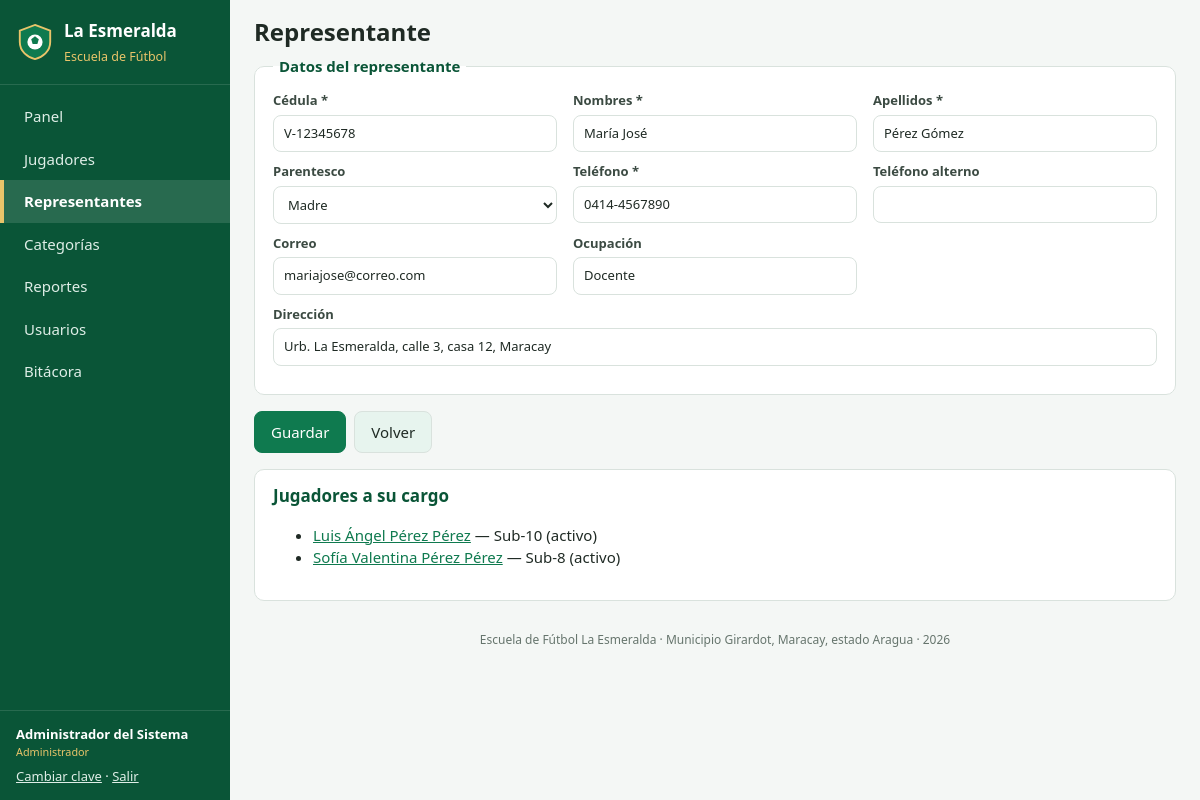
The app's page /representante_form.php?id=1 (signed in) with its own data.
### tables this page shows
CREATE TABLE representantes (
  id           INT UNSIGNED AUTO_INCREMENT PRIMARY KEY,
  cedula       VARCHAR(15)  NOT NULL UNIQUE,
  nombres      VARCHAR(80)  NOT NULL,
  apellidos    VARCHAR(80)  NOT NULL,
  parentesco   VARCHAR(30)  NOT NULL DEFAULT 'Madre',
  telefono     VARCHAR(20)  NOT NULL,
  telefono_alt VARCHAR(20)  NULL,
  correo       VARCHAR(120) NULL,
  direccion    VARCHAR(255) NULL,
  ocupacion    VARCHAR(80)  NULL,
  creado_en    DATETIME NOT NULL DEFAULT CURRENT_TIMESTAMP
);

CREATE TABLE jugadores (
  id                    INT UNSIGNED AUTO_INCREMENT PRIMARY KEY,
  cedula                VARCHAR(20)  NULL UNIQUE COMMENT 'Cédula o cédula escolar',
  nombres               VARCHAR(80)  NOT NULL,
  apellidos             VARCHAR(80)  NOT NULL,
  fecha_nacimiento      DATE         NOT NULL,
  sexo                  ENUM('M','F') NOT NULL,
  lugar_nacimiento      VARCHAR(100) NULL,
  direccion             VARCHAR(255) NULL,
  telefono              VARCHAR(20)  NULL,
  institucion_educativa VARCHAR(120) NULL,
  grado                 VARCHAR(30)  NULL,
  posicion              ENUM('Portero','Defensa','Mediocampista','Delantero','Por definir') NOT NULL DEFAULT 'Por definir',
  pie_dominante         ENUM('Derecho','Izquierdo','Ambos') NOT NULL DEFAULT 'Derecho',
  numero_camiseta       TINYINT UNSIGNED NULL,
  talla_camisa          VARCHAR(5)   NULL,
  tipo_sangre           ENUM('A+','A-','B+','B-','AB+','AB-','O+','O-','No sabe') NOT NULL DEFAULT 'No sabe',
  alergias              VARCHAR(255) NULL,
  condicion_medica      VARCHAR(255) NULL,
  peso                  DECIMAL(5,2) NULL COMMENT 'kg',
  estatura              DECIMAL(4,2) NULL COMMENT 'metros',
  foto                  VARCHAR(120) NULL,
  categoria_id          INT UNSIGNED NULL,
  representante_id      INT UNSIGNED NULL,
  fecha_inscripcion     DATE NOT NULL,
  estado                ENUM('activo','inactivo','retirado') NOT NULL DEFAULT 'activo',
  observaciones         TEXT NULL,
  creado_por            INT UNSIGNED NULL,
  creado_en             DATETIME NOT NULL DEFAULT CURRENT_TIMESTAMP,
  actualizado_en        DATETIME NULL ON UPDATE CURRENT_TIMESTAMP,
  CONSTRAINT fk_jug_categoria     FOREIGN KEY (categoria_id)     REFERENCES categorias(id)     ON UPDATE CASCADE ON DELETE SET NULL,
  CONSTRAINT fk_jug_representante FOREIGN KEY (representante_id) REFERENCES representantes(id) ON UPDATE CASCADE ON DELETE SET NULL,
  CONSTRAINT fk_jug_usuario       FOREIGN KEY (creado_por)       REFERENCES usuarios(id)       ON UPDATE CASCADE ON DELETE SET NULL,
  INDEX idx_jug_nombre (apellidos, nombres),
  INDEX idx_jug_estado (estado)
);

CREATE TABLE categorias (
  id          INT UNSIGNED AUTO_INCREMENT PRIMARY KEY,
  nombre      VARCHAR(30)  NOT NULL UNIQUE,
  edad_min    TINYINT UNSIGNED NOT NULL,
  edad_max    TINYINT UNSIGNED NOT NULL,
  horario     VARCHAR(120) NULL,
  entrenador  VARCHAR(100) NULL,
  descripcion VARCHAR(255) NULL
);

### includes/init.php (called while the page is built, shortened)
<?php
function db(): PDO
{
    static $pdo = null;
    if ($pdo === null) {
        $dsn = 'mysql:host=' . DB_HOST . ';port=' . DB_PORT . ';dbname=' . DB_NAME . ';charset=utf8mb4';
        try {
            $pdo = new PDO($dsn, DB_USER, DB_PASS, [
                PDO::ATTR_ERRMODE            => PDO::ERRMODE_EXCEPTION,
                PDO::ATTR_DEFAULT_FETCH_MODE => PDO::FETCH_ASSOC,
                PDO::ATTR_EMULATE_PREPARES   => false,
            ]);
        } catch (PDOException $ex) {
            http_response_code(500);
            exit('<h2>No se pudo conectar a la base de datos.</h2><p>Verifique que MySQL esté encendido y '
                . 'los datos de config/config.php.</p>');
        }
    }
    return $pdo;
}
function q(string $sql, array $params = []): PDOStatement
{
    $st = db()->prepare($sql);
    $st->execute($params);
    return $st;
}
function e($texto): string
{
    return htmlspecialchars((string) $texto, ENT_QUOTES, 'UTF-8');
}
function usuario_actual(): ?array
{
    return $_SESSION['usuario'] ?? null;
}
function tiene_rol(string $minimo): bool
{
    $nivel = ['entrenador' => 1, 'secretaria' => 2, 'administrador' => 3];
    $u = usuario_actual();
    return $u && ($nivel[$u['rol']] ?? 0) >= ($nivel[$minimo] ?? 99);
}
function puede_editar(): bool
{
    return tiene_rol('secretaria');
}

### representante_form.php (the view, shortened to what this page needs)
<?php
require_once __DIR__ . '/includes/init.php';
$id = (int) ($_GET['id'] ?? 0);
$PAREN = ['Madre', 'Padre', 'Abuelo(a)', 'Tío(a)', 'Hermano(a)', 'Tutor legal', 'Otro'];
$r = ['parentesco' => 'Madre'];
if ($id) {
    $r = q('SELECT * FROM representantes WHERE id = ?', [$id])->fetch();
}
$jugadores = $id ? q('SELECT j.id, j.nombres, j.apellidos, j.estado, c.nombre categoria FROM jugadores j
                      LEFT JOIN categorias c ON c.id = j.categoria_id WHERE j.representante_id = ?', [$id])->fetchAll() : [];
$soloLectura = !puede_editar();
require __DIR__ . '/includes/header.php';
?>
<form method="post" class="formulario">
  <fieldset <?= $soloLectura ? 'disabled' : '' ?>>
    <legend>Datos del representante</legend>
    <div class="campos">
      <label>Cédula * <input name="cedula" required maxlength="15" value="<?= e($r['cedula'] ?? '') ?>"></label>
      <label>Nombres * <input name="nombres" required maxlength="80" value="<?= e($r['nombres'] ?? '') ?>"></label>
      <label>Apellidos * <input name="apellidos" required maxlength="80" value="<?= e($r['apellidos'] ?? '') ?>"></label>
      <label>Parentesco
        <select name="parentesco"><?php foreach ($PAREN as $p): ?><option <?= ($r['parentesco'] ?? '') === $p ? 'selected' : '' ?>><?= e($p) ?></option><?php endforeach; ?></select>
      </label>
      <label>Teléfono * <input name="telefono" required maxlength="20" value="<?= e($r['telefono'] ?? '') ?>"></label>
      <label>Teléfono alterno <input name="telefono_alt" maxlength="20" value="<?= e($r['telefono_alt'] ?? '') ?>"></label>
      <label>Correo <input type="email" name="correo" maxlength="120" value="<?= e($r['correo'] ?? '') ?>"></label>
      <label>Ocupación <input name="ocupacion" maxlength="80" value="<?= e($r['ocupacion'] ?? '') ?>"></label>
      <label class="ancho">Dirección <input name="direccion" maxlength="255" value="<?= e($r['direccion'] ?? '') ?>"></label>
    </div>
  </fieldset>
  <div class="botones">
    <?php if (!$soloLectura): ?><button class="btn btn-primario">Guardar</button><?php endif; ?>
    <a class="btn btn-sec" href="representantes.php">Volver</a>
  </div>
</form>
<?php if ($id): ?>
<section class="panel">
  <h3>Jugadores a su cargo</h3>
  <ul>
    <?php foreach ($jugadores as $j): ?>
      <li><a href="jugador_ver.php?id=<?= $j['id'] ?>"><?= e($j['nombres'] . ' ' . $j['apellidos']) ?></a> — <?= e($j['categoria'] ?? 'Sin categoría') ?> (<?= e($j['estado']) ?>)</li>
    <?php endforeach; ?>
  </ul>
</section>
<?php endif; ?>
<?php require __DIR__ . '/includes/footer.php'; ?>

### assets/css/estilos.css (style rules this page uses)
:root { --verde: #0f7a4f; --verde-osc: #0a5537; --verde-claro: #e7f4ee; --oro: #e9c46a; --texto: #1f2a24; --gris: #66756d; --borde: #d9e2dd; --fondo: #f4f7f5; --blanco: #fff; --rojo: #c0392b; --ambar: #b7791f; --radio: 10px; }
* { box-sizing: border-box; }
body { margin: 0; font: 15px/1.5 system-ui, -apple-system, "Segoe UI", Roboto, Arial, sans-serif; color: var(--texto); background: var(--fondo); }
a { color: var(--verde); }
h1, h2, h3 { line-height: 1.2; }
.btn { display: inline-block; padding: 9px 16px; border-radius: 8px; border: 1px solid var(--borde); background: var(--blanco); color: var(--texto); font: inherit; cursor: pointer; text-decoration: none; white-space: nowrap; }
.btn-primario { background: var(--verde); border-color: var(--verde); color: #fff; }
.btn-sec { background: var(--verde-claro); }
.panel { background: var(--blanco); border: 1px solid var(--borde); border-radius: var(--radio); padding: 16px 18px; margin-bottom: 16px; }
.panel h2, .panel h3 { margin-top: 0; font-size: 17px; color: var(--verde-osc); }
input, select, textarea { font: inherit; padding: 8px 10px; border: 1px solid var(--borde); border-radius: 8px; background: #fff; color: var(--texto); width: 100%; }
.formulario fieldset { background: var(--blanco); border: 1px solid var(--borde); border-radius: var(--radio); padding: 14px 18px 18px; margin: 0 0 16px; }
.formulario legend { font-weight: 700; color: var(--verde-osc); padding: 0 6px; }
.formulario label { display: block; font-size: 13px; font-weight: 600; color: #3b4a42; margin-bottom: 10px; }
.formulario label input, .formulario label select, .formulario label textarea { margin-top: 4px; font-weight: 400; }
.campos { display: grid; grid-template-columns: repeat(auto-fill, minmax(230px, 1fr)); gap: 0 16px; }
.campos .ancho { grid-column: 1 / -1; }
.botones { display: flex; gap: 8px; flex-wrap: wrap; margin: 10px 0 16px; }

### records on screen
representantes: cedula "V-12345678", nombres "María José", apellidos "Pérez Gómez", telefono "0414-4567890", correo "mariajose@correo.com", ocupacion "Docente", direccion "Urb. La Esmeralda, calle 3, casa 12, Maracay"
jugadores: nombres+apellidos "Luis Ángel Pérez Pérez", categoria.nombre "Sub-10", estado "activo"
jugadores: nombres+apellidos "Sofía Valentina Pérez Pérez", categoria.nombre "Sub-8", estado "activo"

### other values on screen
$texto "Panel"
$texto "Jugadores"
$texto "Representantes"
$texto "Categorías"
$texto "Reportes"
$texto "Usuarios"
$texto "Bitácora"
$sesion['nombre'] "Administrador del Sistema"
$sesion['rol'] "Administrador"
$titulo "Representante"
APP_NOMBRE "Escuela de Fútbol La Esmeralda"
APP_UBICACION "Municipio Girardot, Maracay, estado Aragua"
form field parentesco "Madre"
